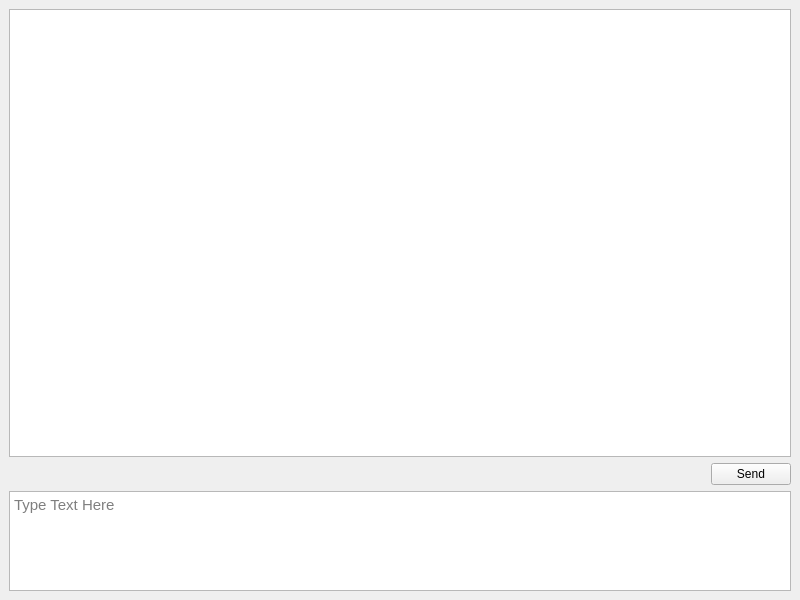
<?xml version="1.0" encoding="UTF-8"?>
<ui version="4.0">
 <class>MainWindow</class>
 <widget class="QMainWindow" name="MainWindow">
  <property name="geometry">
   <rect>
    <x>0</x>
    <y>0</y>
    <width>800</width>
    <height>600</height>
   </rect>
  </property>
  <property name="windowTitle">
   <string>Texting App</string>
  </property>
  <widget class="QWidget" name="centralWidget">
   <layout class="QGridLayout" name="gridLayout">
    <item row="1" column="1">
     <widget class="QPushButton" name="sendButton">
      <property name="font">
       <font>
        <pointsize>9</pointsize>
       </font>
      </property>
      <property name="text">
       <string>Send</string>
      </property>
     </widget>
    </item>
    <item row="1" column="0">
     <spacer name="sendButtonSpacer">
      <property name="orientation">
       <enum>Qt::Horizontal</enum>
      </property>
      <property name="sizeHint" stdset="0">
       <size>
        <width>40</width>
        <height>20</height>
       </size>
      </property>
     </spacer>
    </item>
    <item row="0" column="0" colspan="2">
     <widget class="QTextBrowser" name="chatBrowser">
      <property name="font">
       <font>
        <pointsize>11</pointsize>
       </font>
      </property>
     </widget>
    </item>
    <item row="2" column="0" colspan="2">
     <widget class="QTextEdit" name="sendInput">
      <property name="maximumSize">
       <size>
        <width>16777215</width>
        <height>100</height>
       </size>
      </property>
      <property name="font">
       <font>
        <pointsize>11</pointsize>
       </font>
      </property>
      <property name="placeholderText">
       <string>Type Text Here</string>
      </property>
     </widget>
    </item>
   </layout>
  </widget>
 </widget>
 <resources/>
 <connections/>
</ui>
